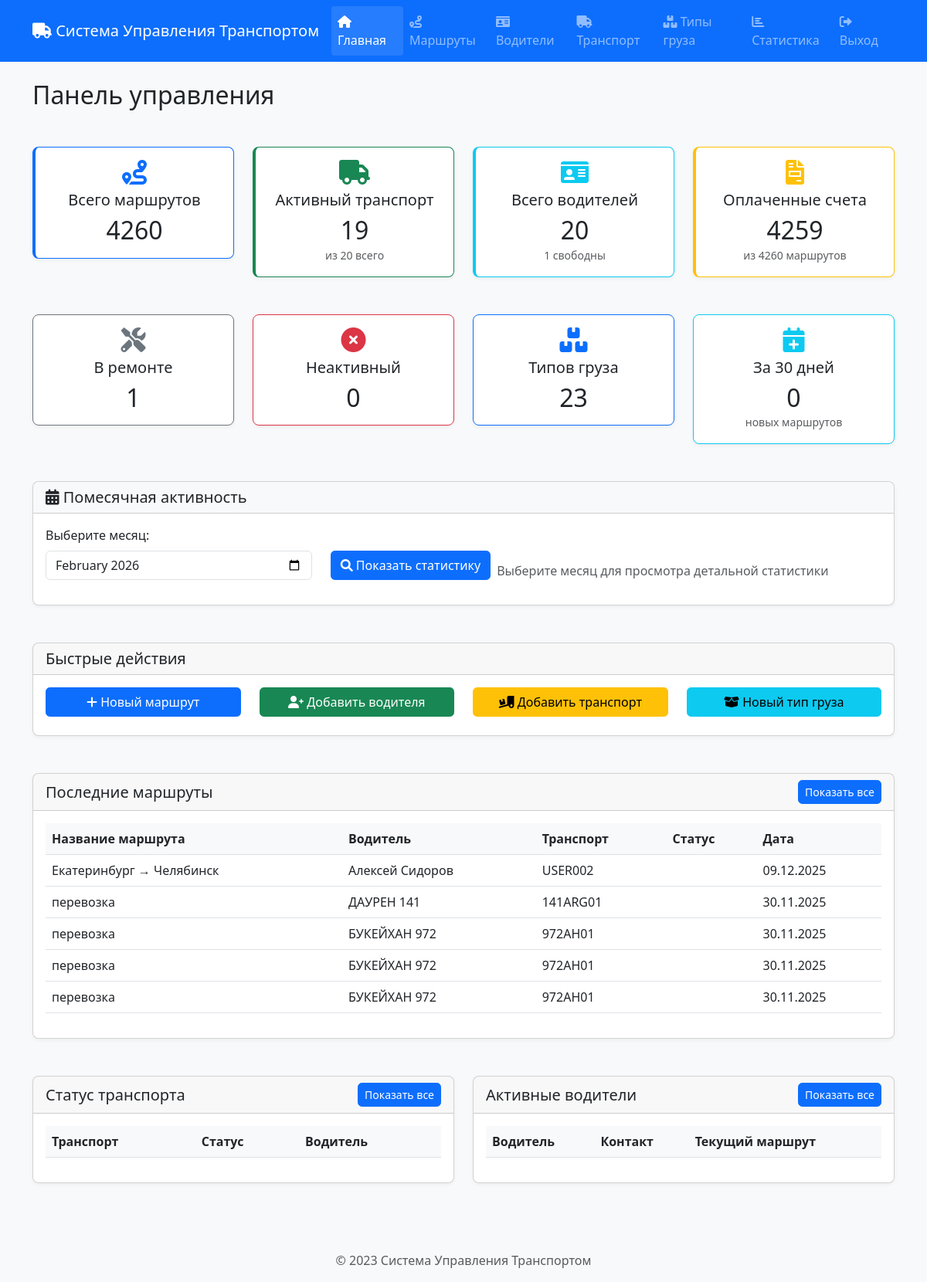
Screenshot of / (signed in) with the database file from the repository.
### app.py (models this page shows, shortened)
class Driver(db.Model):
    id = db.Column(db.Integer, primary_key=True)
    name = db.Column(db.String(100), nullable=False)
    contact = db.Column(db.String(20))
    vehicle_id = db.Column(db.Integer, db.ForeignKey('vehicle.id'))
    user_id = db.Column(db.Integer, db.ForeignKey('user.id'), nullable=False)
    created_at = db.Column(db.DateTime, default=datetime.utcnow)
    updated_at = db.Column(db.DateTime, default=datetime.utcnow, onupdate=datetime.utcnow)
    routes = db.relationship('Route', backref='driver')

class Vehicle(db.Model):
    id = db.Column(db.Integer, primary_key=True)
    number = db.Column(db.String(20), nullable=False)
    model = db.Column(db.String(100), nullable=False)
    year = db.Column(db.Integer)
    status = db.Column(db.String(20), default='active')  # active, repair, inactive
    user_id = db.Column(db.Integer, db.ForeignKey('user.id'), nullable=False)
    created_at = db.Column(db.DateTime, default=datetime.utcnow)
    routes = db.relationship('Route', backref='vehicle', lazy=True)
    driver = db.relationship('Driver', backref='vehicle', uselist=False)

### app.py (the view)
@app.route('/')
@login_required
def index():
    total_routes = Route.query.filter_by(user_id=current_user.id).count()
    total_drivers = Driver.query.filter_by(user_id=current_user.id).count()
    total_vehicles = Vehicle.query.filter_by(user_id=current_user.id).count()
    total_cargo_types = CargoType.query.filter_by(user_id=current_user.id).count()
    active_vehicles = Vehicle.query.filter_by(user_id=current_user.id, status='active').count()
    repair_vehicles = Vehicle.query.filter_by(user_id=current_user.id, status='repair').count()
    inactive_vehicles = Vehicle.query.filter_by(user_id=current_user.id, status='inactive').count()
    paid_invoices = Route.query.filter_by(user_id=current_user.id, invoice_paid=True).count()
    unpaid_invoices = total_routes - paid_invoices
    thirty_days_ago = datetime.utcnow() - timedelta(days=30)
    recent_routes = Route.query.filter(Route.user_id == current_user.id, Route.created_at >= thirty_days_ago).count()
    available_drivers_count = Driver.query.filter_by(user_id=current_user.id, vehicle_id=None).count()
    recent_routes_list = Route.query.filter_by(user_id=current_user.id).order_by(Route.created_at.desc()).limit(5).all()
    return render_template('index.html',
                         total_routes=total_routes,
                         total_drivers=total_drivers,
                         total_vehicles=total_vehicles,
                         total_cargo_types=total_cargo_types,
                         active_vehicles=active_vehicles,
                         repair_vehicles=repair_vehicles,
                         inactive_vehicles=inactive_vehicles,
                         paid_invoices=paid_invoices,
                         unpaid_invoices=unpaid_invoices,
                         recent_routes_count=recent_routes,
                         available_drivers_count=available_drivers_count,
                         recent_routes_list=recent_routes_list)

### app.py (called while the page is built)
@login_manager.user_loader
def load_user(user_id):
    return User.query.get(int(user_id))

### templates/index.html (shortened to what this page needs)
{% extends "base.html" %}
{% block content %}
<div class="row mb-4">
    <div class="col-md-12">
        <h2 class="mb-4">Панель управления</h2>
    </div>
</div>
<div class="row mb-4">
    <div class="col-md-3">
        <div class="card stats-card primary border-primary">
            <div class="card-body text-center">
                <i class="fas fa-route fa-2x text-primary mb-2"></i>
                <h5 class="card-title">Всего маршрутов</h5>
                <h2 class="mb-0">{{ total_routes }}</h2>
            </div>
        </div>
    </div>
    <div class="col-md-3">
        <div class="card stats-card success border-success">
            <div class="card-body text-center">
                <i class="fas fa-truck fa-2x text-success mb-2"></i>
                <h5 class="card-title">Активный транспорт</h5>
                <h2 class="mb-0">{{ active_vehicles }}</h2>
                <small class="text-muted">из {{ total_vehicles }} всего</small>
            </div>
        </div>
    </div>
    <div class="col-md-3">
        <div class="card stats-card info border-info">
            <div class="card-body text-center">
                <i class="fas fa-id-card fa-2x text-info mb-2"></i>
                <h5 class="card-title">Всего водителей</h5>
                <h2 class="mb-0">{{ total_drivers }}</h2>
                <small class="text-muted">{{ available_drivers_count }} свободны</small>
            </div>
        </div>
    </div>
    <div class="col-md-3">
        <div class="card stats-card warning border-warning">
            <div class="card-body text-center">
                <i class="fas fa-file-invoice fa-2x text-warning mb-2"></i>
                <h5 class="card-title">Оплаченные счета</h5>
                <h2 class="mb-0">{{ paid_invoices }}</h2>
                <small class="text-muted">из {{ total_routes }} маршрутов</small>
            </div>
        </div>
    </div>
</div>
<div class="row mb-4">
    <div class="col-md-3">
        <div class="card border-secondary">
            <div class="card-body text-center">
                <i class="fas fa-tools fa-2x text-secondary mb-2"></i>
                <h5 class="card-title">В ремонте</h5>
                <h2 class="mb-0">{{ repair_vehicles }}</h2>
            </div>
        </div>
    </div>
    <div class="col-md-3">
        <div class="card border-danger">
            <div class="card-body text-center">
                <i class="fas fa-times-circle fa-2x text-danger mb-2"></i>
                <h5 class="card-title">Неактивный</h5>
                <h2 class="mb-0">{{ inactive_vehicles }}</h2>
            </div>
        </div>
    </div>
    <div class="col-md-3">
        <div class="card border-primary">
            <div class="card-body text-center">
                <i class="fas fa-boxes fa-2x text-primary mb-2"></i>
                <h5 class="card-title">Типов груза</h5>
                <h2 class="mb-0">{{ total_cargo_types }}</h2>
            </div>
        </div>
    </div>
    <div class="col-md-3">
        <div class="card border-info">
            <div class="card-body text-center">
                <i class="fas fa-calendar-plus fa-2x text-info mb-2"></i>
                <h5 class="card-title">За 30 дней</h5>
                <h2 class="mb-0">{{ recent_routes_count }}</h2>
                <small class="text-muted">новых маршрутов</small>
            </div>
        </div>
    </div>
</div>
<div class="row mb-4">
    <div class="col-md-12">
        <div class="card">
            <div class="card-header bg-light">
                <h5 class="mb-0"><i class="fas fa-calendar-alt"></i> Помесячная активность</h5>
            </div>
            <div class="card-body">
                <div class="row mb-3">
                    <div class="col-md-4">
                        <label for="monthSelector" class="form-label">Выберите месяц:</label>
                        <input type="month" class="form-control" id="monthSelector" value="">
                    </div>
                    <div class="col-md-8 d-flex align-items-end">
                        <button class="btn btn-primary me-2" onclick="loadMonthlyStats()">
                            <i class="fas fa-search"></i> Показать статистику
                        </button>
                        <div id="monthlyStatsInfo" class="text-muted">
                            Выберите месяц для просмотра детальной статистики
                        </div>
                    </div>
                </div>
            </div>
        </div>
    </div>
</div>
<div class="row mb-4">
    <div class="col-md-12">
        <div class="card">
            <div class="card-header">
                <h5 class="mb-0">Быстрые действия</h5>
            </div>
            <div class="card-body">
                <div class="row">
                    <div class="col-md-3">
                        <button type="button" class="btn btn-primary w-100 mb-2" data-bs-toggle="modal" data-bs-target="#addRouteModal">
                            <i class="fas fa-plus"></i> Новый маршрут
                        </button>
                    </div>
                    <div class="col-md-3">
                        <button type="button" class="btn btn-success w-100 mb-2" data-bs-toggle="modal" data-bs-target="#addDriverModal">
                            <i class="fas fa-user-plus"></i> Добавить водителя
                        </button>
                    </div>
                    <div class="col-md-3">
                        <button type="button" class="btn btn-warning w-100 mb-2" data-bs-toggle="modal" data-bs-target="#addVehicleModal">
                            <i class="fas fa-truck-loading"></i> Добавить транспорт
                        </button>
                    </div>
                    <div class="col-md-3">
                        <button type="button" class="btn btn-info w-100 mb-2" data-bs-toggle="modal" data-bs-target="#addCargoTypeModal">
                            <i class="fas fa-box-open"></i> Новый тип груза
                        </button>
                    </div>
                </div>
            </div>
        </div>
    </div>
</div>
<div class="row mb-4">
    <div class="col-md-12">
        <div class="card">
            <div class="card-header d-flex justify-content-between align-items-center">
                <h5 class="mb-0">Последние маршруты</h5>
                <a href="{{ url_for('routes') }}" class="btn btn-sm btn-primary">Показать все</a>
            </div>
            <div class="card-body">
                <div class="table-responsive">
                    <table class="table table-hover">
                        <thead>
                            <tr>
                                <th>Название маршрута</th>
                                <th>Водитель</th>
                                <th>Транспорт</th>
                                <th>Статус</th>
                                <th>Дата</th>
                            </tr>
                        </thead>
                        <tbody>
                            {% for route in recent_routes_list %}
                            <tr>
                                <td>{{ route.name }}</td>
                                <td>{{ route.driver.name if route.driver else 'Не назначен' }}</td>
                                <td>{{ route.vehicle.number if route.vehicle else 'Не назначен' }}</td>
                                <td>
                                    <span class="status-badge status-{{ route.status }}">
                                    </span>
                                </td>
                                <td>{{ route.date.strftime('%d.%m.%Y') }}</td>
                            </tr>
                            {% endfor %}
                        </tbody>
                    </table>
                </div>
            </div>
        </div>
    </div>
</div>
<div class="row">
    <div class="col-md-6">
        <div class="card">
            <div class="card-header d-flex justify-content-between align-items-center">
                <h5 class="mb-0">Статус транспорта</h5>
                <a href="{{ url_for('vehicles') }}" class="btn btn-sm btn-primary">Показать все</a>
            </div>
            <div class="card-body">
                <div class="table-responsive">
                    <table class="table">
                        <thead>
                            <tr>
                                <th>Транспорт</th>
                                <th>Статус</th>
                                <th>Водитель</th>
                            </tr>
                        </thead>
                    </table>
                </div>
            </div>
        </div>
    </div>
    <div class="col-md-6">
        <div class="card">
            <div class="card-header d-flex justify-content-between align-items-center">
                <h5 class="mb-0">Активные водители</h5>
                <a href="{{ url_for('drivers') }}" class="btn btn-sm btn-primary">Показать все</a>
            </div>
            <div class="card-body">
                <div class="table-responsive">
                    <table class="table">
                        <thead>
                            <tr>
                                <th>Водитель</th>
                                <th>Контакт</th>
                                <th>Текущий маршрут</th>
                            </tr>
                        </thead>
                    </table>
                </div>
            </div>
        </div>
    </div>
</div>
{% endblock %}

### static/css/style.css (style rules this page uses)
body { min-height: 100vh; display: flex; flex-direction: column; font-family: 'Segoe UI', Tahoma, Geneva, Verdana, sans-serif; background-color: #f8f9fa; }
.card { transition: transform 0.2s; margin-bottom: 1.5rem; box-shadow: 0 2px 5px rgba(0, 0, 0, 0.05); border-radius: 0.5rem; }
.card-header { border-top-left-radius: 0.5rem !important; border-top-right-radius: 0.5rem !important; }
.stats-card { border-left: 4px solid; }
.stats-card.primary { border-left-color: #0d6efd; }
.stats-card.success { border-left-color: #198754; }
.stats-card.warning { border-left-color: #ffc107; }
.table th { font-weight: 600; background-color: #f8f9fa; }
.btn { border-radius: 0.35rem; }
.status-badge { padding: 0.5em 1em; border-radius: 20px; font-size: 0.85em; }

### rows the page displays
Driver: driver "Алексей Сидоров"
Vehicle: vehicle "USER002"
Driver: driver "ДАУРЕН 141"
Vehicle: vehicle "141ARG01"
Driver: driver "БУКЕЙХАН 972" "БУКЕЙХАН 972" "БУКЕЙХАН 972"
Vehicle: vehicle "972AH01" "972AH01" "972AH01"

### other values shown
{{ total_routes }} "4260"
{{ active_vehicles }} "19"
{{ total_vehicles }} "20"
{{ total_drivers }} "20"
{{ available_drivers_count }} "1"
{{ paid_invoices }} "4259"
{{ repair_vehicles }} "1"
{{ inactive_vehicles }} "0"
{{ total_cargo_types }} "23"
{{ recent_routes_count }} "0"
{{ route.name }} "Екатеринбург → Челябинск" "перевозка" "перевозка" "перевозка" "перевозка"
{{ route.date.strftime('%d.%m.%Y') }} "09.12.2025" "30.11.2025" "30.11.2025" "30.11.2025" "30.11.2025"
